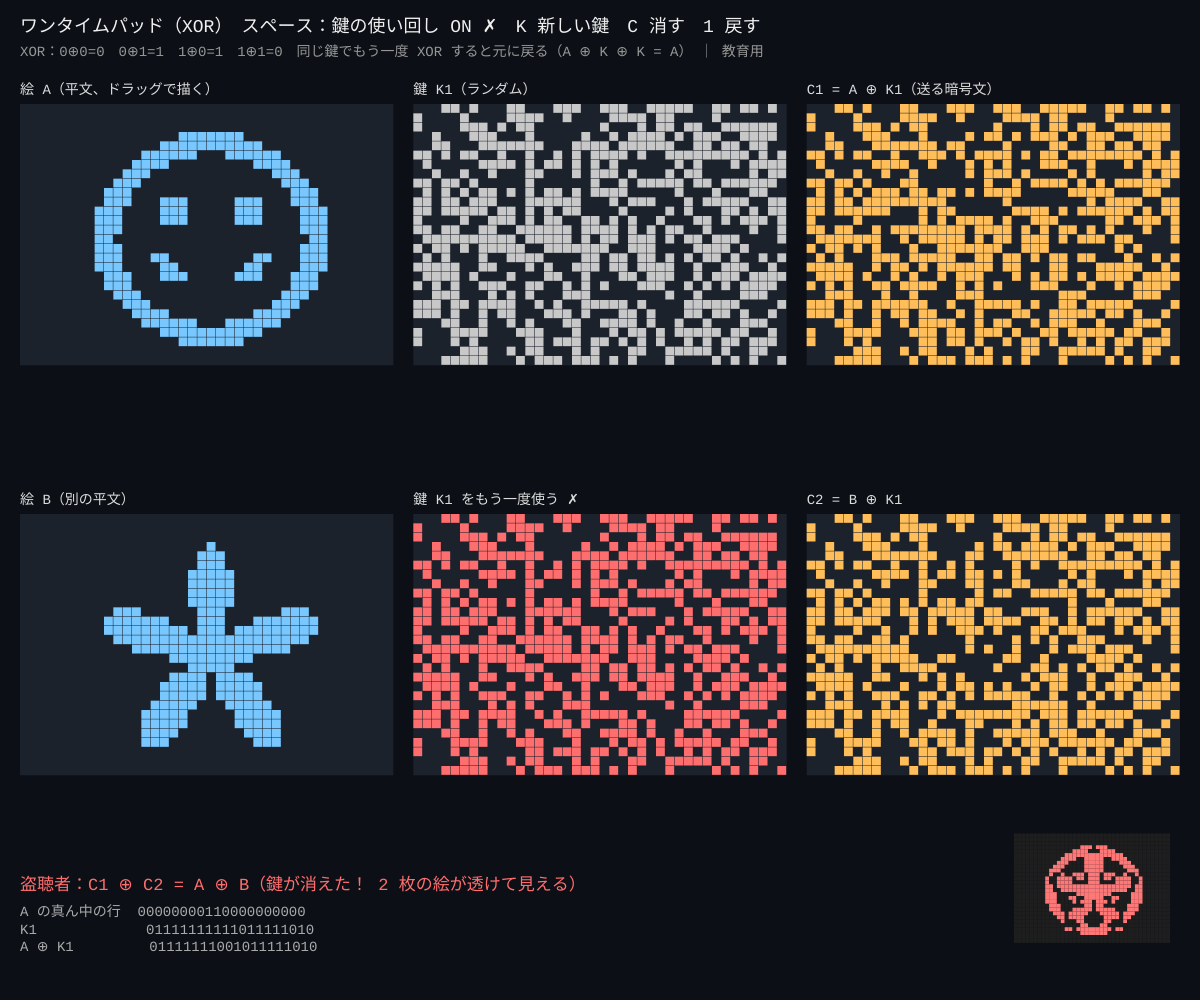
Frame 1 (no input)
Frame 60 (no input): identical to frame 1, image omitted
Frame 120 (the mouse pressed at the canvas centre since frame 60): identical to frame 1, image omitted

The p5.js sketch that drew this single still picture (run headless with seeded random() and noise() and a simulated clock; from frame 60 on, the mouse is pressed at the canvas centre):

// p5.js sketch
// ── sketch.js
// ============================================
// 03 ワンタイムパッドと XOR
// 1 ビットずつ「鍵」と XOR（同じなら 0、違えば 1）。鍵が完全にランダムで 1 回きりなら、理論上ぜったいに破れない。
// でも同じ鍵を 2 回使うと：C1 ⊕ C2 = (A ⊕ K) ⊕ (B ⊕ K) = A ⊕ B　→ 鍵が消えて 2 枚の絵が重なって見える！
// ドラッグ = 絵 A に描く（右ドラッグ/Shift で消す）/ スペース = 鍵の使い回し ON/OFF / K = 新しい鍵 / C = 絵 A を消す / 1 = 絵 A を戻す
// ※ 教育用。実際の安全な暗号には使わない
// ============================================

let cols = 40, rows = 28;      // ★ ビットの数（横 × 縦）
let imgA = [], imgB = [], key1 = [], key2 = [];
let reuse = true;              // true = 同じ鍵を 2 回使う（ダメな使い方）
let cell = 8, panels = [];

function setup() {
  createCanvas(windowWidth, windowHeight);
  textFont('monospace');
  drawPictureA();
  // 絵 B：大きな星
  for (let y = 0; y < rows; y++) for (let x = 0; x < cols; x++) {
    let dx = x - cols * 0.5, dy = y - rows * 0.52;
    let a = Math.atan2(dy, dx), r = Math.hypot(dx, dy);
    let edge = 7 + 5 * Math.cos(5 * a + 1.57);
    imgB[y * cols + x] = r < edge ? 1 : 0;
  }
  newKeys();
}

// 絵 A：にこにこ顔
function drawPictureA() {
  for (let y = 0; y < rows; y++) for (let x = 0; x < cols; x++) {
    let dx = x - cols * 0.5, dy = y - rows * 0.5, r = Math.hypot(dx, dy * 1.1);
    let face = r > 10 && r < 12.5;
    let eye = Math.hypot(dx + 4, dy + 3) < 1.8 || Math.hypot(dx - 4, dy + 3) < 1.8;
    let mouth = dy > 1 && dy < 4.5 && Math.abs(Math.hypot(dx, dy - 0) - 5.5) < 1 ;
    imgA[y * cols + x] = (face || eye || mouth) ? 1 : 0;
  }
}

function newKeys() {
  for (let i = 0; i < cols * rows; i++) {
    key1[i] = random() < 0.5 ? 1 : 0;          // ★ 完全にランダムな鍵
    key2[i] = random() < 0.5 ? 1 : 0;
  }
}

function draw() {
  background(12, 16, 22);
  let kB = reuse ? key1 : key2;
  let C1 = [], C2 = [], X = [];
  for (let i = 0; i < cols * rows; i++) {
    C1[i] = imgA[i] ^ key1[i];        // ★ XOR で暗号化
    C2[i] = imgB[i] ^ kB[i];
    X[i] = C1[i] ^ C2[i];             // 盗聴者は C1 と C2 だけを XOR する
  }
  // 3 列 × 2 段のパネル
  let pw = (width - 80) / 3, ph = (height - 200) / 2;
  cell = min(pw / cols, (ph - 30) / rows);
  panels = [];
  let items = [
    ['絵 A（平文、ドラッグで描く）', imgA, color(120, 200, 255)],
    ['鍵 K1（ランダム）', key1, color(200, 200, 200)],
    ['C1 = A ⊕ K1（送る暗号文）', C1, color(255, 190, 90)],
    ['絵 B（別の平文）', imgB, color(120, 200, 255)],
    [reuse ? '鍵 K1 をもう一度使う ✗' : '鍵 K2（新しいランダム）', kB, reuse ? color(255, 110, 110) : color(200, 200, 200)],
    ['C2 = B ⊕ ' + (reuse ? 'K1' : 'K2'), C2, color(255, 190, 90)],
  ];
  for (let i = 0; i < 6; i++) {
    let px = 20 + (i % 3) * (pw + 20), py = 80 + floor(i / 3) * (ph + 10);
    drawBits(px, py, items[i][0], items[i][1], items[i][2]);
    if (i === 0) panels.push({ x: px, y: py + 24 });
  }

  // ヘッダー
  noStroke();
  fill(240);
  textSize(18);
  text('ワンタイムパッド（XOR）　スペース：鍵の使い回し ' + (reuse ? 'ON ✗' : 'OFF ✓') + '　K 新しい鍵　C 消す　1 戻す', 20, 32);
  fill(150);
  textSize(14);
  text('XOR：0⊕0=0　0⊕1=1　1⊕0=1　1⊕1=0　同じ鍵でもう一度 XOR すると元に戻る（A ⊕ K ⊕ K = A）　｜ 教育用', 20, 56);

  // 下：盗聴者の視点
  let bx = 20, by = height - 110;
  fill(reuse ? color(255, 110, 110) : color(120, 230, 150));
  textSize(17);
  text('盗聴者：C1 ⊕ C2 = ' + (reuse ? 'A ⊕ B（鍵が消えた！ 2 枚の絵が透けて見える）' : 'ただのノイズ（鍵が別々なので何も分からない）'), bx, by);
  let small = min(2.6, (height - by - 20) / rows);
  noStroke();
  for (let y = 0; y < rows; y++) for (let x = 0; x < cols; x++) {
    fill(X[y * cols + x] ? (reuse ? color(255, 120, 120) : 200) : 30);
    rect(width - 30 - cols * small * 1.5 + x * small * 1.5, by - 20 + y * small * 1.5 - rows * small * 0.5, small * 1.5, small * 1.5);
  }
  // 1 行ぶんの XOR を 0/1 で
  fill(170);
  textSize(14);
  let r = floor(rows / 2), s = '';
  for (let x = 0; x < 20; x++) s += imgA[r * cols + x];
  let k = ''; for (let x = 0; x < 20; x++) k += key1[r * cols + x];
  let c = ''; for (let x = 0; x < 20; x++) c += C1[r * cols + x];
  text('A の真ん中の行  ' + s + '\nK1             ' + k + '\nA ⊕ K1         ' + c, bx, by + 26);
}

function drawBits(x, y, title, bits, col) {
  noStroke();
  fill(220);
  textSize(14);
  text(title, x, y + 14);
  fill(28, 34, 44);
  rect(x, y + 24, cols * cell, rows * cell);
  fill(col);
  for (let j = 0; j < rows; j++) for (let i = 0; i < cols; i++)
    if (bits[j * cols + i]) rect(x + i * cell, y + 24 + j * cell, cell - 0.5, cell - 0.5);
}

function paint() {
  if (panels.length === 0) return;
  let p = panels[0];
  let i = floor((mouseX - p.x) / cell), j = floor((mouseY - p.y) / cell);
  if (i < 0 || j < 0 || i >= cols || j >= rows) return;
  let erase = mouseButton === RIGHT || keyIsDown(SHIFT);
  imgA[j * cols + i] = erase ? 0 : 1;
}
function mousePressed() { paint(); }
function mouseDragged() { paint(); }

function keyPressed() {
  if (key === ' ') reuse = !reuse;
  if (key === 'k' || key === 'K') newKeys();
  if (key === 'c' || key === 'C') imgA.fill(0);
  if (key === '1') drawPictureA();
  return false;
}

// ---------- やってみよう ----------
// 1. 使い回し ON で絵 A に描くと、下の C1 ⊕ C2 にもそのまま現れる。鍵は毎回ランダムなのに！
// 2. 鍵を random() < 0.5 から random() < 0.1 にすると C1 から絵が透けて見える。「ランダムさ」が大事
// 3. 絵 B を全部 0（白紙）にすると C2 は鍵そのもの。「知っている平文」から鍵がバレる
// 4. ワンタイムパッドの弱点は「平文と同じ長さの鍵を、事前に安全に渡す」こと。どうやって渡す？（→ 08）

// ==================================================
// ここから下は「道具」：特になし（^ は JavaScript の XOR 演算子）
// ==================================================
